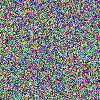
Frame 1 (no input)
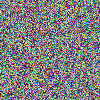
Frame 2 (the mouse pressed at the canvas centre, redrawn once)

The p5.js sketch that drew these frames (run headless with seeded random() and noise() and a simulated clock; the mouse was pressed at the canvas centre and the sketch redrawn once):

// p5.js sketch
// ── sketch.js
function setup() {
	createCanvas(100,100);
	
}

function draw() {
	background(100)
	loadPixels();
	for(let i=0;i<pixels.length;i++){
		if(i%4!=3){
			pixels[i]=random(255);
			console.log(pixels[i]);
		}
		else{
			pixels[i]=255;
		}
	}
	updatePixels();
	noLoop();
}
